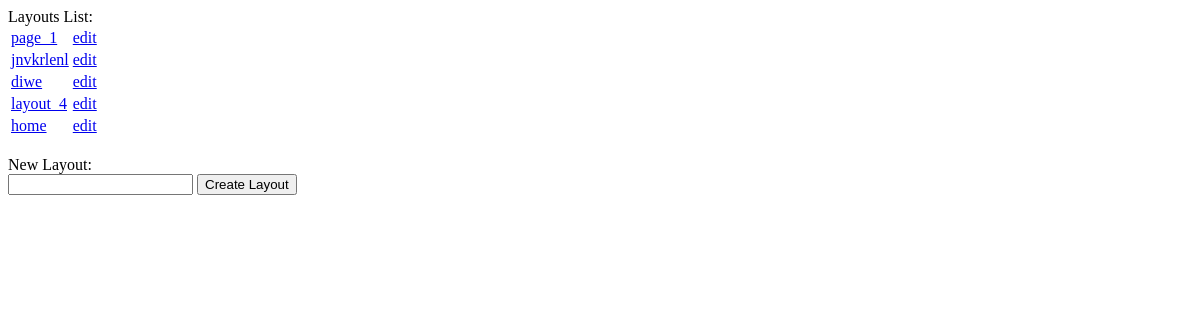
/views/view_layout_list.php, run on an earlier commit of the app's database.
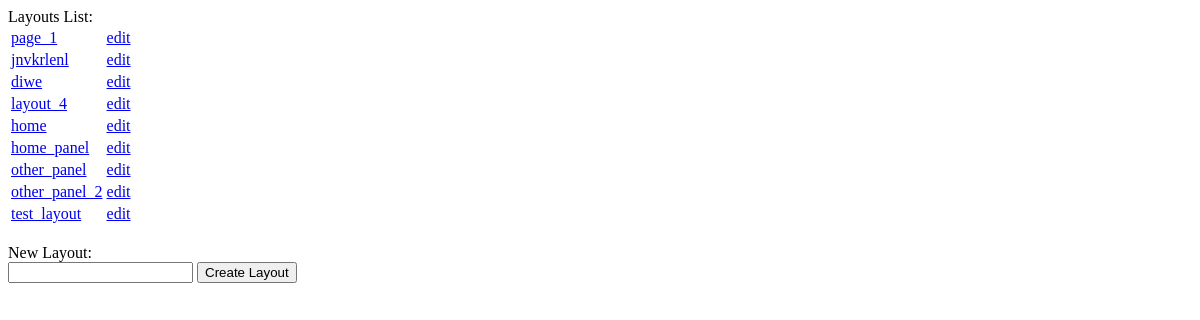
And on a later commit of the database.
### tables this page shows
CREATE TABLE IF NOT EXISTS `layout_list` (
  `layout_id` int(11) NOT NULL AUTO_INCREMENT,
  `layout_name` varchar(255) NOT NULL,
  PRIMARY KEY (`layout_id`),
  UNIQUE KEY `page_name` (`layout_name`)
);

### model/layout_functions.php (called while the page is built, shortened)
<?php
	function load_layout_list() {
		$connect = load_database();
		$layout_list = [];
		$load_layout_list_result = mysqli_query($connect,"SELECT * FROM layout_list");
		while($layout = mysqli_fetch_array($load_layout_list_result,MYSQLI_ASSOC)) {
			array_push($layout_list,$layout);
		}
		return $layout_list;
	}

### views/view_layout_list.php (the view, shortened to what this page needs)
<?php
	require_once("../model/layout_functions.php");
	$layout_list = load_layout_list();
?>
<!DOCTYPE html>
<html>
	<head>
	</head>
	<body>
		Layouts List:
		<table>
			<?php
				foreach($layout_list as $layout) {
					echo "<tr>\n";
						echo "<td><a target='_blank' href='view_layout.php?layout_id={$layout["layout_id"]}'>{$layout["layout_name"]}</a></td>\n";
						echo "<td><a target='_blank' href='edit_layout.php?layout_id={$layout["layout_id"]}'>edit</a></td>\n";
					echo "</tr>\n\n";
				}
			?>
		</table>
		<div>
			<br>
			New Layout:
			<form name="new_layout" action="" method="POST">
				<input type="text" name="layout_name" />
				<button type="submit">Create Layout</button>
			</form>
		</div>
	</body>
</html>

What changed in the data, as far as the page shows it:
added layout_list: layout_name "home_panel"
added layout_list: layout_name "other_panel"
added layout_list: layout_name "other_panel_2"
added layout_list: layout_name "test_layout"
